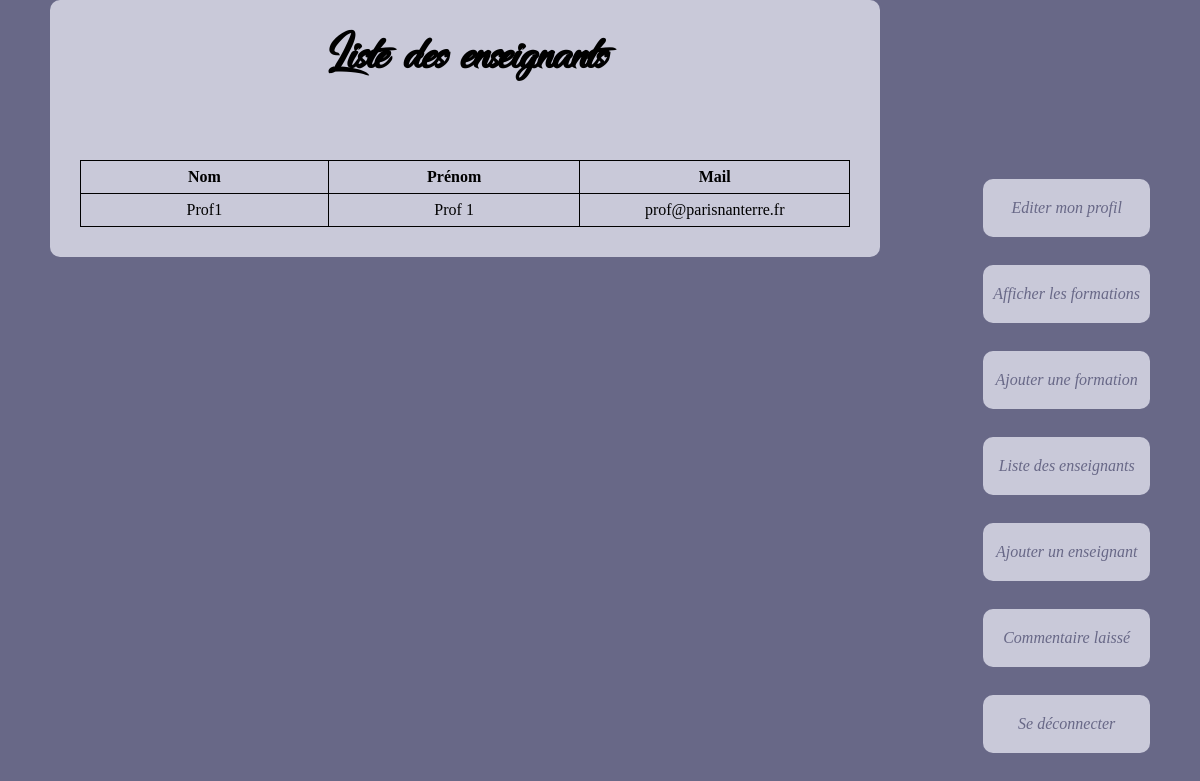
The app's page /Admin/Enseignants.php with its own data.
### tables this page shows
CREATE TABLE `Utilisateur` (
  `id_etudiant` int(11) NOT NULL,
  `Nom` varchar(50) NOT NULL,
  `Prenom` varchar(50) DEFAULT NULL,
  `carte_id` int(11) DEFAULT NULL,
  `date_naiss` date DEFAULT NULL,
  `adresse` varchar(100) DEFAULT NULL,
  `num_tel` int(11) DEFAULT NULL,
  `mail` varchar(70) NOT NULL,
  `mdp` varchar(50) NOT NULL,
  `choixFormation` int(11) DEFAULT NULL,
  `TypeUser` int(11) NOT NULL,
  `id_statuts` int(11) DEFAULT NULL
);

### Admin/Enseignants.php (the view, shortened to what this page needs)
<?php
include_once '../db.php';
?>
<!DOCTYPE html>
<html>
<head>
	<link rel="stylesheet" href="../Content/css/nobel.css" />
</head>
<body>
<main>
<table>
	<h1> Liste des enseignants </h1>
	<tr>
		<td>
			<STRONG>Nom</STRONG>
		</td>
		<td>
			<STRONG>Prénom</STRONG>
		</td>
		<td>
			<STRONG>Mail</STRONG>
		</td>
	</tr>
	<tr>
		<?php
		echo "<br><br>";
			$enseignants=$bdd->prepare('SELECT * from Utilisateur where TypeUser=2');
			$enseignants->execute();
			while($lig = $enseignants->fetch()){
				echo "<tr>";
					echo "<td>".$lig['Nom']."</td>";
					echo "<td>".$lig['Prenom']."</td>";
					echo "<td>".$lig['mail']."</td>";
				echo "</tr>";
			}
			?>
	</tr>
</table>
</main>
	<nav>
		<ul>
			<li><a href = "editerProfileA.php">Editer mon profil</a></li><br>
			<li><a href = "formationsA.php">Afficher les formations</a></li><br>
			<li><a href = "AddFormation.php">Ajouter une formation</a></li><br>
			<li><a href = "Enseignants.php">Liste des enseignants</a></li><br>
			<li><a href = "AddEnseignant.php">Ajouter un enseignant</a></li><br>
			<li><a href ="CommentaireL_A.php">Commentaire laissé</a></li><br>
			<li><a href = "../Deconnexion.php">Se déconnecter</a></li><br>
		</ul>
	</nav>
</body>
</html>

### Content/css/nobel.css (style rules this page uses)
body { width : 70%; background-color : #686887; margin:auto; overflow-y: scroll ; position: relative; }
main { width : 70%; margin-left : 150px; margin-right: 100px; background-color : #C9C9D9; border-radius : 10px; padding : 30px; position: relative; }
nav { position : absolute; top : 163px; right : 0px; }
nav ul { padding-left : 20px; }
nav li { list-style-type : none; padding : 0; margin-bottom : 10px; }
nav li a { display : block; margin : 0; background-color : #C9C9D9; border-radius : 10px; padding-top : 20px; padding-bottom : 20px; padding-left : 10px; padding-right : 10px; vertical-align : middle; text-align : center; text-decoration : none; color : #686887; font-style : italic; }
h1 { font-family: "dancing_in_the_rainbow"; font-size: 3.5em; text-align: center; margin-top: 0px; }
table { border-collapse : collapse; margin : auto; }
td,th { border : 1px solid black; width : 300px; height : 30px; text-align : center; }
@media screen and (min-width: 1100px) and (max-width: 1400px) { body { width : 1100px; } }
@media screen and (min-width: 1100px) and (max-width: 1400px) { main, header { margin-left : 0px; } }

### records on screen
utilisateur: Nom "Prof1", Prenom "Prof 1", mail "prof@parisnanterre.fr"
